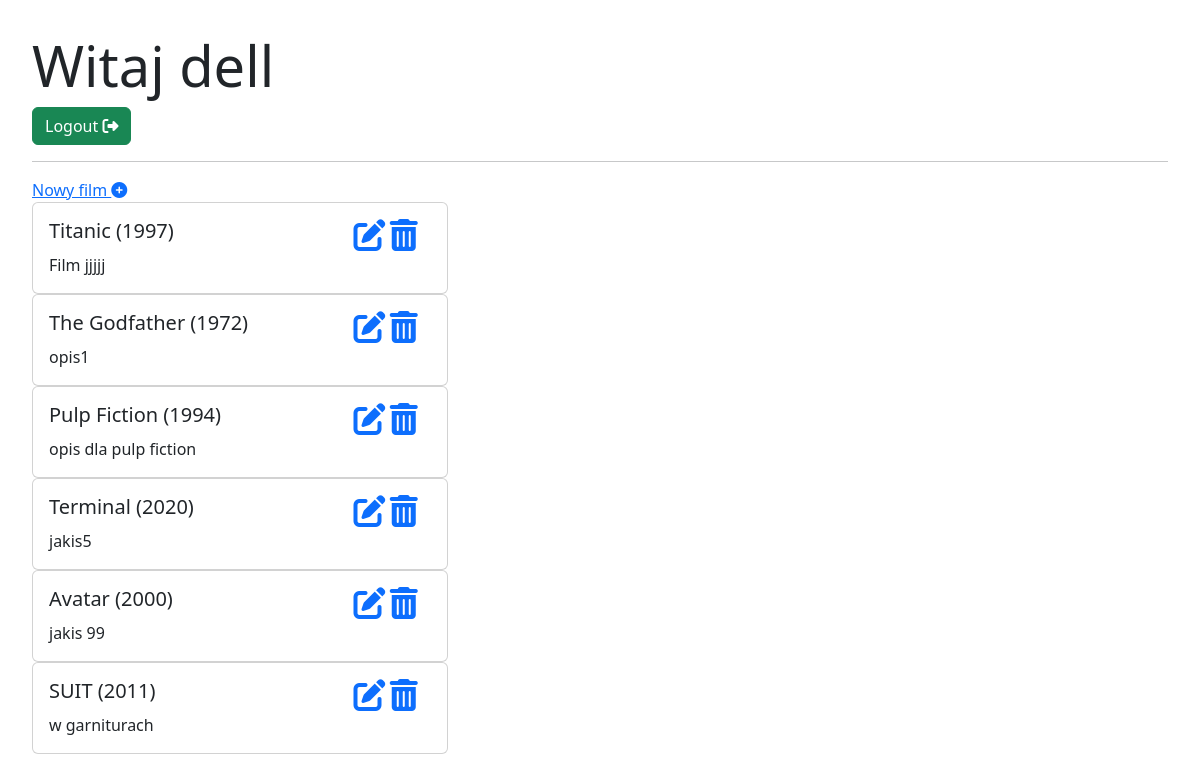
The page /filmy/wszystkie/ (signed in) on the database its author committed.
### filmyweb/models.py (models this page shows)
class Film(models.Model):
    tytul = models.CharField(max_length=64, blank=False, unique=True)
    rok = models.PositiveSmallIntegerField(default=2000)
    opis = models.TextField(default="")
    premiera = models.DateField(null=True, blank=True)
    imdb_rating = models.DecimalField(max_digits=4, decimal_places=2, null=True, blank=True)
    plakat = models.ImageField(upload_to="plakaty", null=True, blank=True)
    def __str__(self):
        return self.tytul_z_rokiem()
    def tytul_z_rokiem(self):
        return "{} ({})".format(self.tytul, self.rok)

### filmyweb/views.py (the view)
# urls.py: path('wszystkie/', wszystkie_filmy, name='wszystkie'),
def wszystkie_filmy(request):
    wszystkie = Film.objects.all()
    return render(request, 'filmy.html', {'filmy': wszystkie})

### templates/filmy.html (shortened to what this page needs)
{% extends 'glowny.html' %}
{% block strona %}
    <div class="jumbotron">
        {% if user.is_authenticated %}
            <h1 class="display-4">Witaj {{ user.username }}</h1>
            <form method="post" action="{% url 'logout' %}">
                <button type="submit" class="btn btn-success">Logout <i class="fa-solid fa-right-from-bracket"></i></button>
            </form>
        {% else %}
            <a href="{% url 'login' %}" class="btn btn-success">Login <i class="fa-solid fa-right-to-bracket"></i></a>
        {% endif %}
    </div>
<hr>
<a href="{% url 'nowy_film' %}">Nowy film <i class="fa-solid fa-circle-plus"></i></a>
    {% if filmy|length == 0 %}
        <h2>Brak filmow</h2>
    {% else %}
        {%  for film in filmy %}
            <div class="card" style="width: 26rem;">
              <div class="card-body">
                <div class="row">
                    <div class="col-9">
                        <h5 class="card-title">{{ film }}</h5>
                    </div>
                    <div class="col-3">
                        <a href="{% url 'edit_film' film.id %}"><i class="fa-solid fa-2x fa-pen-to-square"></i></a>
                        <a href="{% url 'usun_film' film.id %}"><i class="fa-solid fa-2x fa-trash-can"></i></a>
                    </div>
                </div>
                <div class="row">
                    <p class="card-text">{{ film.opis }}</p>
                </div>
              </div>
            </div>
        {% endfor %}
    {% endif %}
{% endblock %}

### filmyweb/static/nowy.css (style rules this page uses)
body { padding: 2rem; }

### rows shown on the page
Film: tytul+rok "Titanic (1997)", opis "Film jjjjj"
Film: tytul+rok "The Godfather (1972)", opis "opis1"
Film: tytul+rok "Pulp Fiction (1994)", opis "opis dla pulp fiction"
Film: tytul+rok "Terminal (2020)", opis "jakis5"
Film: tytul+rok "Avatar (2000)", opis "jakis 99"
Film: tytul+rok "SUIT (2011)", opis "w garniturach"

### other values the page prints
{{ user.username }} "dell"
